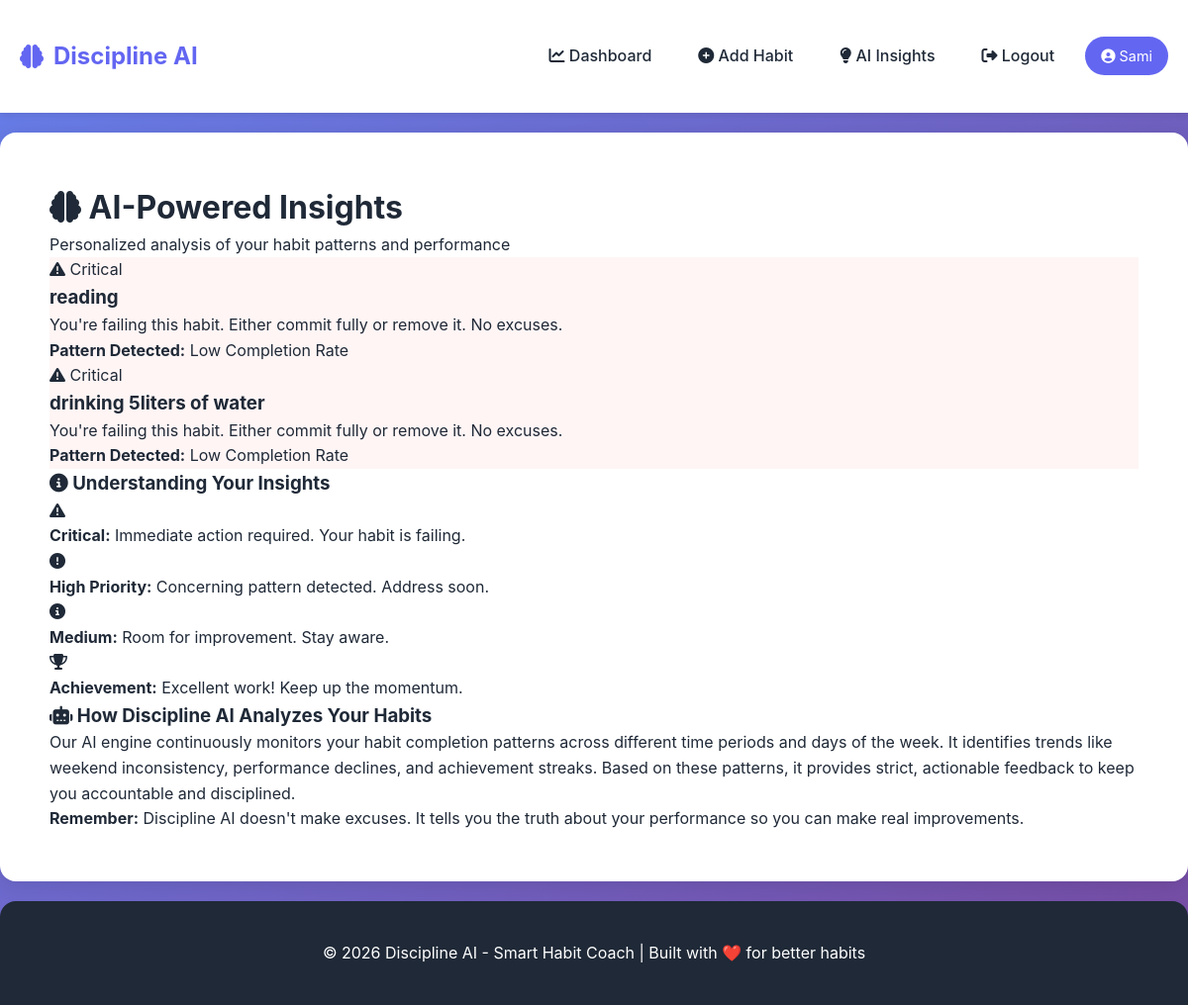
Screenshot of /insights (signed in) with the database file from the repository.
### tables this page shows
CREATE TABLE habits (
            id INTEGER PRIMARY KEY AUTOINCREMENT,
            user_id INTEGER NOT NULL,
            name TEXT NOT NULL,
            description TEXT,
            category TEXT,
            created_at TIMESTAMP DEFAULT CURRENT_TIMESTAMP,
            current_streak INTEGER DEFAULT 0,
            best_streak INTEGER DEFAULT 0,
            FOREIGN KEY (user_id) REFERENCES users (id)
        );

### app.py (the view)
@app.route('/insights')
@login_required
def insights():
    ai_insights = DisciplineAI.generate_insights(session['user_id'])
    return render_template('insights.html', insights=ai_insights)

### app.py (called while the page is built, shortened)
def get_db():
    conn = sqlite3.connect(app.config['DATABASE'])
    conn.row_factory = sqlite3.Row  # Return rows as dictionaries
    return conn

def login_required(f):
    @wraps(f)
    def decorated_function(*args, **kwargs):
        if 'user_id' not in session:
            flash('Please log in to access this page.', 'warning')
            return redirect(url_for('login'))
        return f(*args, **kwargs)
    return decorated_function

    @staticmethod
    def get_completion_rate(habit_id, days=7):
        conn = get_db()
        cursor = conn.cursor()
        end_date = datetime.now().date()
        start_date = end_date - timedelta(days=days-1)
        cursor.execute('''
            SELECT COUNT(*) as total,
            SUM(CASE WHEN completed = 1 THEN 1 ELSE 0 END) as completed
            FROM tracking
            WHERE habit_id = ? AND date BETWEEN ? AND ?
        ''', (habit_id, start_date, end_date))
        result = cursor.fetchone()
        conn.close()
        total = result['total'] if result['total'] > 0 else 1
        completed = result['completed'] if result['completed'] else 0
        return (completed / total) * 100 if total > 0 else 0

    @staticmethod
    def generate_insights(user_id):
        conn = get_db()
        cursor = conn.cursor()
        cursor.execute('SELECT * FROM habits WHERE user_id = ?', (user_id,))
        habits = cursor.fetchall()
        conn.close()
        insights = []
        for habit in habits:
            habit_insights = DisciplineAI.detect_patterns(habit['id'])
            completion_rate = DisciplineAI.get_completion_rate(habit['id'], 7)
            for pattern in habit_insights:
                insights.append({
                    'habit_name': habit['name'],
                    **pattern
                })
        return insights

### templates/insights.html (shortened to what this page needs)
{% extends "base.html" %}
{% block content %}
<div class="container">
    <div class="insights-header">
        <h1><i class="fas fa-brain"></i> AI-Powered Insights</h1>
        <p>Personalized analysis of your habit patterns and performance</p>
    </div>
    {% if insights %}
    <div class="insights-list">
        {% for insight in insights %}
        <div class="insight-card-full insight-{{ insight.severity }}">
            <div class="insight-top">
                <div class="insight-badge">
                    {% if insight.severity == 'critical' %}
                        <i class="fas fa-exclamation-triangle"></i> Critical
                    {% elif insight.severity == 'high' %}
                        <i class="fas fa-exclamation-circle"></i> High Priority
                    {% elif insight.severity == 'medium' %}
                        <i class="fas fa-info-circle"></i> Medium Priority
                    {% elif insight.severity == 'positive' %}
                        <i class="fas fa-trophy"></i> Achievement
                    {% else %}
                        <i class="fas fa-lightbulb"></i> Insight
                    {% endif %}
                </div>
                <h3>{{ insight.habit_name }}</h3>
            </div>
            <div class="insight-content">
                <p class="insight-message">{{ insight.message }}</p>
                <div class="insight-type">
                    <strong>Pattern Detected:</strong>
                    {% if insight.type == 'weekend_slacker' %}
                        Weekend Inconsistency
                    {% elif insight.type == 'inconsistent' %}
                        General Inconsistency
                    {% elif insight.type == 'failing' %}
                        Low Completion Rate
                    {% elif insight.type == 'declining' %}
                        Performance Decline
                    {% elif insight.type == 'excellence' %}
                        Excellent Performance
                    {% else %}
                        {{ insight.type }}
                    {% endif %}
                </div>
            </div>
        </div>
        {% endfor %}
    </div>
    <div class="insights-legend">
        <h3><i class="fas fa-info-circle"></i> Understanding Your Insights</h3>
        <div class="legend-grid">
            <div class="legend-item">
                <span class="legend-badge badge-critical">
                    <i class="fas fa-exclamation-triangle"></i>
                </span>
                <div>
                    <strong>Critical:</strong> Immediate action required. Your habit is failing.
                </div>
            </div>
            <div class="legend-item">
                <span class="legend-badge badge-high">
                    <i class="fas fa-exclamation-circle"></i>
                </span>
                <div>
                    <strong>High Priority:</strong> Concerning pattern detected. Address soon.
                </div>
            </div>
            <div class="legend-item">
                <span class="legend-badge badge-medium">
                    <i class="fas fa-info-circle"></i>
                </span>
                <div>
                    <strong>Medium:</strong> Room for improvement. Stay aware.
                </div>
            </div>
            <div class="legend-item">
                <span class="legend-badge badge-positive">
                    <i class="fas fa-trophy"></i>
                </span>
                <div>
                    <strong>Achievement:</strong> Excellent work! Keep up the momentum.
                </div>
            </div>
        </div>
    </div>
    {% endif %}
    <div class="ai-info">
        <h3><i class="fas fa-robot"></i> How Discipline AI Analyzes Your Habits</h3>
        <p>
            Our AI engine continuously monitors your habit completion patterns across different time periods
            and days of the week. It identifies trends like weekend inconsistency, performance declines,
            and achievement streaks. Based on these patterns, it provides strict, actionable feedback to
            keep you accountable and disciplined.
        </p>
        <p>
            <strong>Remember:</strong> Discipline AI doesn't make excuses. It tells you the truth about your
            performance so you can make real improvements.
        </p>
    </div>
</div>
{% endblock %}

### static/css/style.css (style rules this page uses)
:root { --primary: #6366f1; --primary-dark: #4f46e5; --secondary: #8b5cf6; --success: #10b981; --danger: #ef4444; --warning: #f59e0b; --dark: #1f2937; --gray: #6b7280; --light-gray: #f3f4f6; --white: #ffffff; }
* { margin: 0; padding: 0; box-sizing: border-box; }
body { font-family: -apple-system, BlinkMacSystemFont, 'Segoe UI', Roboto, sans-serif; line-height: 1.6; color: var(--dark); background: linear-gradient(135deg, #667eea 0%, #764ba2 100%); min-height: 100vh; }
.container { max-width: 1200px; margin: 0 auto; padding: 20px; }
.insight-critical { border-left-color: var(--danger); background: rgba(239, 68, 68, 0.05); }
.insight-message { color: var(--dark); line-height: 1.6; }

### rows the page displays
habits: habit_name "reading", message "You're failing this habit. Either commit fully or remove it. No excuses."
habits: habit_name "drinking 5liters of water", message "You're failing this habit. Either commit fully or remove it. No excuses."

### other values shown
{{ session.username }} "Sami"
